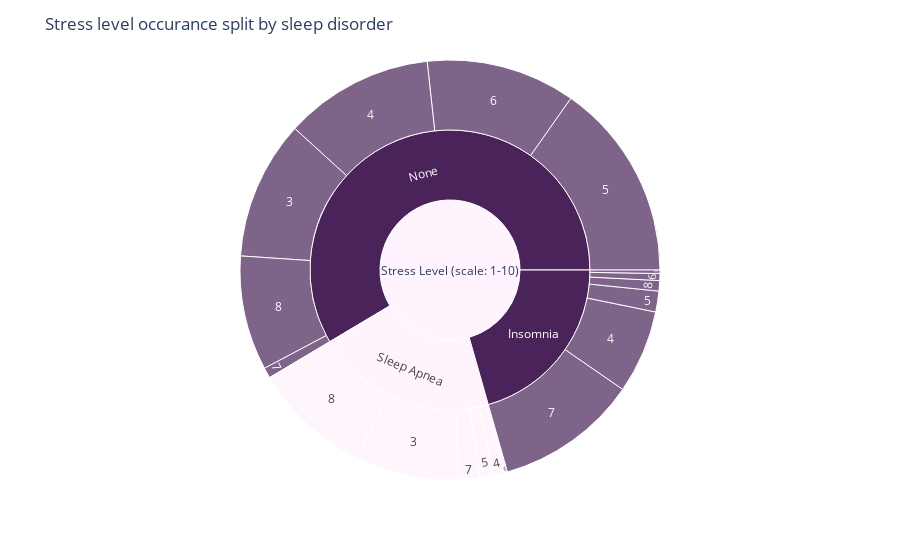

This figure's notebook cell:
### Markdown cell above
### Stress Level EDA

### Code cell
#stress level by sleep disorder
Stess_split = sleep_data.groupby('Stress Level (scale: 1-10)')['Sleep Disorder'].value_counts()
print (Stess_split)

#Sunburst plot of Stress level occurance split by sleep disorder
fig=px.sunburst(sleep_data,path=[px.Constant('Stress Level (scale: 1-10)'),'Sleep Disorder','Stress Level (scale: 1-10)'],
               color='Sleep Disorder'
               ,color_discrete_sequence=['#4A235A','#FFF3FD'])
fig.update_layout(title='Stress level occurance split by sleep disorder')
fig.show()

### Figure 1 — Plotly figure (JSON) as saved in the notebook; plotly's stock layout.template omitted (floating-point values rounded to 4 significant figures)
{"data": [{"branchvalues": "total", "customdata": [["Insomnia"], ["Sleep Apnea"], ["Insomnia"], ["Insomnia"], ["None"], ["Insomnia"], ["Sleep Apnea"], ["None"], ["Insomnia"], ["Sleep Apnea"], ["None"], ["Insomnia"], ["Sleep Apnea"], ["None"], ["Sleep Apnea"], ["None"], ["Sleep Apnea"], ["(?)"], ["None"], ["Insomnia"], ["None"], ["Sleep Apnea"]], "domain": {"x": [0, 1], "y": [0, 1]}, "hovertemplate": "labels=%{label}<br>count=%{value}<br>parent=%{parent}<br>id=%{id}<br>Sleep Disorder=%{customdata[0]}<extra></extra>", "ids": ["Stress Level (scale: 1-10)/Insomnia", "Stress Level (scale: 1-10)/Sleep Apnea/4", "Stress Level (scale: 1-10)/Insomnia/5", "Stress Level (scale: 1-10)/Insomnia/3", "Stress Level (scale: 1-10)/None", "Stress Level (scale: 1-10)/Insomnia/8", "Stress Level (scale: 1-10)/Sleep Apnea/7", "Stress Level (scale: 1-10)/None/7", "Stress Level (scale: 1-10)/Insomnia/7", "Stress Level (scale: 1-10)/Sleep Apnea/6", "Stress Level (scale: 1-10)/None/6", "Stress Level (scale: 1-10)/Insomnia/6", "Stress Level (scale: 1-10)/Sleep Apnea/5", "Stress Level (scale: 1-10)/None/5", "Stress Level (scale: 1-10)/Sleep Apnea/3", "Stress Level (scale: 1-10)/None/3", "Stress Level (scale: 1-10)/Sleep Apnea", "Stress Level (scale: 1-10)", "Stress Level (scale: 1-10)/None/4", "Stress Level (scale: 1-10)/Insomnia/4", "Stress Level (scale: 1-10)/None/8", "Stress Level (scale: 1-10)/Sleep Apnea/8"], "labels": ["Insomnia", "4", "5", "3", "None", "8", "7", "7", "7", "6", "6", "6", "5", "5", "3", "3", "Sleep Apnea", "Stress Level (scale: 1-10)", "4", "4", "8", "8"], "marker": {"colors": ["#4A235A", "#FFF3FD", "#4A235A", "#4A235A", "#4A235A", "#4A235A", "#FFF3FD", "#4A235A", "#4A235A", "#FFF3FD", "#4A235A", "#4A235A", "#FFF3FD", "#4A235A", "#FFF3FD", "#4A235A", "#FFF3FD", "#FFF3FD", "#4A235A", "#4A235A", "#4A235A", "#FFF3FD"]}, "name": "", "parents": ["Stress Level (scale: 1-10)", "Stress Level (scale: 1-10)/Sleep Apnea", "Stress Level (scale: 1-10)/Insomnia", "Stress Level (scale: 1-10)/Insomnia", "Stress Level (scale: 1-10)", "Stress Level (scale: 1-10)/Insomnia", "Stress Level (scale: 1-10)/Sleep Apnea", "Stress Level (scale: 1-10)/None", "Stress Level (scale: 1-10)/Insomnia", "Stress Level (scale: 1-10)/Sleep Apnea", "Stress Level (scale: 1-10)/None", "Stress Level (scale: 1-10)/Insomnia", "Stress Level (scale: 1-10)/Sleep Apnea", "Stress Level (scale: 1-10)/None", "Stress Level (scale: 1-10)/Sleep Apnea", "Stress Level (scale: 1-10)/None", "Stress Level (scale: 1-10)", "", "Stress Level (scale: 1-10)/None", "Stress Level (scale: 1-10)/Insomnia", "Stress Level (scale: 1-10)/None", "Stress Level (scale: 1-10)/Sleep Apnea"], "type": "sunburst", "values": [77, 3, 6, 1, 219, 3, 6, 3, 41, 1, 43, 2, 4, 57, 30, 40, 78, 374, 43, 24, 33, 34]}], "layout": {"autosize": true, "legend": {"tracegroupgap": 0}, "margin": {"t": 60}, "sunburstcolorway": ["#4A235A", "#FFF3FD"], "title": {"text": "Stress level occurance split by sleep disorder"}}}
